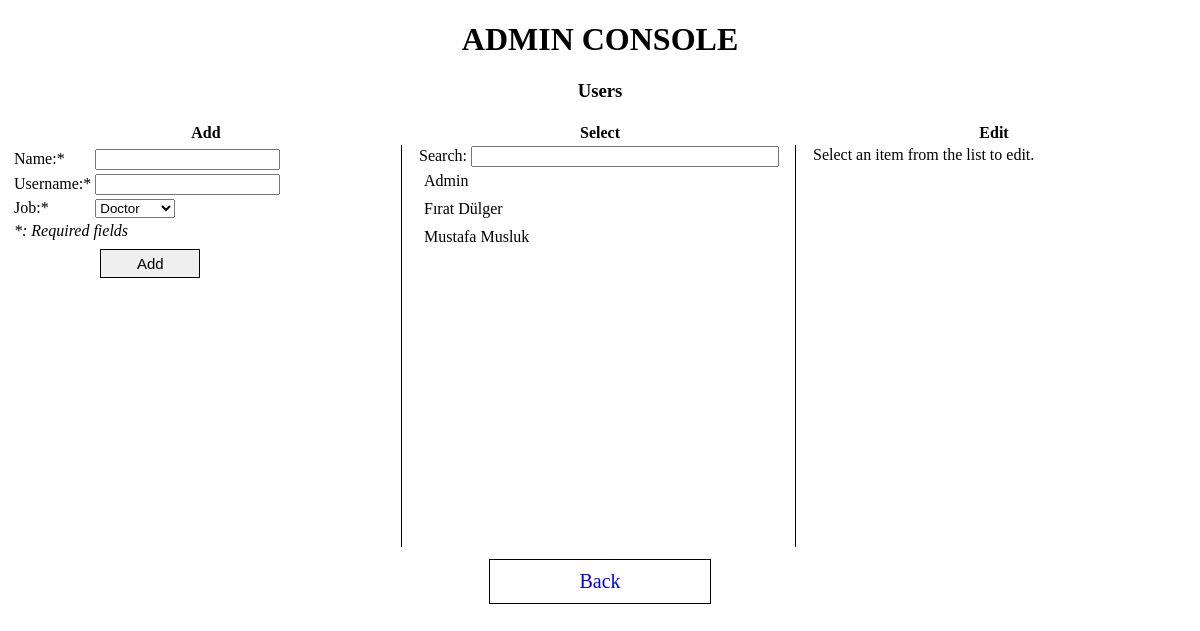
The app's page /?action=crud&form=Users with its own data.
### tables this page shows
CREATE TABLE IF NOT EXISTS `vo_users` (
  `id` int(11) NOT NULL AUTO_INCREMENT,
  `name` varchar(150) DEFAULT NULL,
  `username` varchar(150) NOT NULL,
  `password` varchar(150) NOT NULL,
  `role` int(11) NOT NULL,
  PRIMARY KEY (`id`),
  UNIQUE KEY `uniqueness` (`username`,`password`,`role`)
);

### includes/res/string/en/en.php (called while the page is built, shortened)
<?php
$SELECT = "Select";
$EDIT = "Edit";
$ADD = "Add";
$SEARCH = "Search";
$BACK = "Back";
$MANDATORY = "Required fields";
$SELECT_ITEM_TO_UPDATE = "Select an item from the list to edit.";
?>

### includes/conf/forms.php (called while the page is built)
<?php
$FORMS = Array(
    "Users",
    "Patients",
    "Records"
);
$TABLES = Array(
    $FORMS["0"]=>"vo_users",
    $FORMS["1"]=>"vo_patients",
    $FORMS["2"]=>"vo_records"
);
$FORM_FIELDS = Array(
    $FORMS["0"] => "Name;;text;;1;;1;;name"
                    ."&&Username;;text;;1;;0;;username"
                    ."&&Job;;option[Doctor,Secretary,Admin];;1;;0;;role",
    $FORMS["1"] => "Name;;text;;1;;1;;name"
                    ."&&ID Number;;text;;1;;0;;tc_kimlik_no"
                    ."&&Details;;text;;0;;0;;details",
    $FORMS["2"] => "Date;;text;;1;;1;;date"
                    ."&&Patient;;text;;1;;1;;patientname"
                    ."&&Examination;;text;;0;;0;;examination"
                    ."&&Filename;;text;;0;;0;;filename"
);
?>

### lib/database/mysql.php (called while the page is built, shortened)
<?php
class MySQLDatabase {
    private $connection;
    public function open_connection() {
        $this->connection = mysql_connect(DB_SERVER, DB_USER, DB_PASS);
        if (!$this->connection) {
            die("Database connection failed: " . mysql_error());
        } else {
            $db_select = mysql_select_db(DB_NAME, $this->connection);
        }
    }
    public function query($sql) {
        $result = mysql_query($sql, $this->connection);
        return $result;
    }
    public function fetch_array($result_set) {
        return mysql_fetch_array($result_set);
    }
}
$database = new MySQLDatabase();
?>

### crud.php (the view, shortened to what this page needs)
<?php
include './includes/conf/forms.php';
?>
<h3><?php echo $_GET['form']; ?></h3>
<table border='0'>
    <tr><th><?php echo $ADD;?></th><th><?php echo $SELECT;?></th><th><?php echo $EDIT;?></th></tr>
    <tr>
        <td class="tblCrudCol borderRight">
            <table id='tblCrudAdd'>
<?php
        $table = $TABLES[$_GET['form']];
        $fields = split("&&",$FORM_FIELDS[$_GET['form']]);
        $display_fields = Array();
        for($i=0;$i<count($fields);$i++) {
            $field = split(";;",$fields[$i]);
            echo "<tr><td>".$field['0'].":";
            echo $field['2']=="1"?"*":"";
            echo "</td><td>";
            if($field['1']=="text") {
                    echo "<input type='".$field['1']."' class='crudInsertFormInput ";
                    echo $field['2']=="1"?" mandatory":"";
                    echo "' id='".$field['4']."'/>";
            } else if($field['1']=="bigtext") {
                    echo "<textarea cols='31' rows='5' class='crudInsertFormInput ";
                    echo $field['2']=="1"?" mandatory":"";
                    echo "' id='".$field['4']."'></textarea>";
            } else if (strstr($field['1'],"option")>-1) {
                $options = str_replace("option[", "",$field['1']);
                $options = str_replace("]", "",$options);
                $optionsarr = explode(",", $options);
                echo "<select class='crudInsertFormInput ";
                echo $field['2']=="1"?" mandatory":"";
                echo "' id='".$field['4']."'>";
                for($i=1;$i<=count($optionsarr);$i++)
                    echo "<option value='".$i."'>".$optionsarr[$i-1]."</option>";
                echo "</select>";
            }
            echo"</td></tr>";
            if($field['3']=="1")
                $display_fields = explode(",",$field['4']);
        }
?>
                <tr><td colspan='2'><i>*: <?php echo $MANDATORY;?></i></td></tr>
                <tr><td></td><td><input type='button' class='btnCrudFinish midButton' id='btnCrudAdd' value='<?php echo $ADD;?>'/></td></tr>
            </table>
        </td>
    <td class="tblCrudCol borderRight paddingLeft">
        <?php echo $SEARCH;?>: <input type='text' id='crudSearchByKeyword'/>
        <div id='btnCrudBrowse'>
<?php
                        $sql = "SELECT * FROM ".$table." ORDER BY ".$display_fields['0']." ASC";
                        $result = $database->query($sql);
                        while ($row=$database->fetch_array($result)) {
                            echo "<div class='crudListItem' id='{$row['id']}'>";
                            foreach($display_fields as $display_field)
                                echo $row[$display_field]." ";
                            echo "</div>";
                        }
?>
        </div>
    </td>
    <td class="tblCrudCol paddingLeft" id='tblCrudUpdateDelete'><?php echo $SELECT_ITEM_TO_UPDATE;?></td></tr>
</table>
<a href="./"><span class='bigButton'><?php echo $BACK;?></span></a>

### style/main.css (style rules this page uses)
.bigButton { display: inline-block; min-width: 200px; border: 1px solid black; font-size: 20px; text-align: center; padding: 10px; margin: 10px; cursor: pointer; }
.midButton { display: inline-block; min-width: 100px; border: 1px solid black; font-size: 15px; text-align: center; padding: 5px; cursor: pointer; margin: 5px; }
.tblCrudCol { vertical-align: top; height: 400px; width: 33%; }
#btnCrudBrowse { width: 100%; }
#crudSearchByKeyword { width: 300px; }
.crudListItem { padding: 5px; cursor: pointer; }
.borderRight { border-right: 1px solid black; padding-right: 15px; }
.paddingLeft { padding-left: 15px; }

### records on screen
vo_users: name "Admin"
vo_users: name "Fırat Dülger"
vo_users: name "Mustafa Musluk"

### other values on screen
$HEADER "ADMIN CONSOLE"
$_GET['form'] "Users"
$ADD "Add"
$SELECT "Select"
$EDIT "Edit"
$field['0'] "Name"
$field['0'] "Username"
$field['0'] "Job"
$MANDATORY "Required fields"
$SEARCH "Search"
$SELECT_ITEM_TO_UPDATE "Select an item from the list to edit."
$BACK "Back"
form field value "Doctor"
